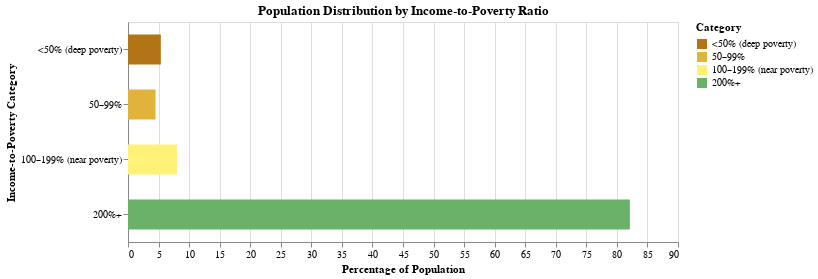

This figure's notebook cell:
### Markdown cell above
Each employment category now includes a unique dashed line pattern in addition to its color. This provides a secondary visual cue that remains effective even for viewers who cannot perceive color differences. Users can now distinguish groups through pattern recognition as well as hue.

### Code cell
import altair as alt
alt.data_transformers.disable_max_rows()

color_scale = alt.Scale(
    domain=['<50% (deep poverty)', '50–99%', '100–199% (near poverty)', '200%+'],
    range=['#b27415', '#e0b43a', '#fff176', '#6ab26a']
)

bar_chart = (
    alt.Chart(poverty_data)
    .transform_calculate(
        under50 = "(datum['Income to Poverty Ratio Under 0.50'])",
        fifty_99 = "(datum['Income to Poverty Ratio 0.50 to 0.99'])",
        hundred_199 = "(datum['Income to Poverty 1.00 to 1.24'])"
                      " + (datum['Income to Poverty 1.25 to 1.49'])"
                      " + (datum['Income to Poverty 1.50 to 1.84'])"
                      " + (datum['Income to Poverty 1.85 to 1.99'])",
        twohundred_plus = "(datum['Income to Poverty 2.00 and over'])"
    )
    .transform_fold(
        ['under50', 'fifty_99', 'hundred_199', 'twohundred_plus'],
        as_=['group','value']
    )
    .transform_aggregate(total='sum(value)', groupby=['group'])
    .transform_joinaggregate(grand_total='sum(total)')
    .transform_calculate(
        pct="datum.total / datum.grand_total * 100",
        label="{'under50':'<50% (deep poverty)', 'fifty_99':'50–99%', "
              "'hundred_199':'100–199% (near poverty)', 'twohundred_plus':'200%+'}[datum.group]"
    )
    .mark_bar(height=30)
    .encode(
        y=alt.Y('label:N', sort=['under50','fifty_99','hundred_199','twohundred_plus'],
                title='Income-to-Poverty Category'),
        x=alt.X('pct:Q', title='Percentage of Population'),
        color=alt.Color('label:N', scale=color_scale, legend=alt.Legend(title='Category')),
        tooltip=[
            alt.Tooltip('label:N', title='Category'),
            alt.Tooltip('pct:Q', title='Percent', format='.1f')
        ]
    )
    .properties(
        title='Population Distribution by Income-to-Poverty Ratio',
        width=550,
        height=220
    )
)
bar_chart
